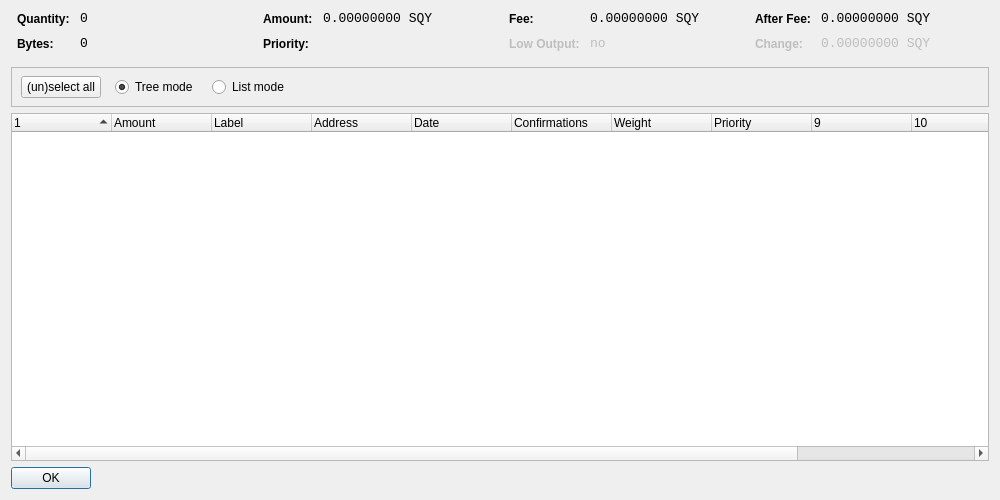
<?xml version="1.0" encoding="UTF-8"?>
<ui version="4.0">
 <class>CoinControlDialog</class>
 <widget class="QWidget" name="CoinControlDialog">
  <property name="geometry">
   <rect>
    <x>0</x>
    <y>0</y>
    <width>1000</width>
    <height>500</height>
   </rect>
  </property>
  <property name="windowTitle">
   <string>Coin Control</string>
  </property>
  <layout class="QVBoxLayout" name="verticalLayout">
   <item>
    <layout class="QHBoxLayout" name="horizontalLayoutTop" stretch="0,0,0,0">
     <property name="topMargin">
      <number>0</number>
     </property>
     <property name="bottomMargin">
      <number>10</number>
     </property>
     <item>
      <layout class="QFormLayout" name="formLayoutCoinControl1">
       <property name="horizontalSpacing">
        <number>10</number>
       </property>
       <property name="verticalSpacing">
        <number>10</number>
       </property>
       <property name="leftMargin">
        <number>6</number>
       </property>
       <property name="rightMargin">
        <number>6</number>
       </property>
       <item row="0" column="0">
        <widget class="QLabel" name="labelCoinControlQuantityText">
         <property name="styleSheet">
          <string notr="true">font-weight:bold;</string>
         </property>
         <property name="text">
          <string>Quantity:</string>
         </property>
        </widget>
       </item>
       <item row="0" column="1">
        <widget class="QLabel" name="labelCoinControlQuantity">
         <property name="font">
          <font>
           <family>Monospace</family>
           <pointsize>10</pointsize>
          </font>
         </property>
         <property name="cursor">
          <cursorShape>IBeamCursor</cursorShape>
         </property>
         <property name="contextMenuPolicy">
          <enum>Qt::ActionsContextMenu</enum>
         </property>
         <property name="text">
          <string notr="true">0</string>
         </property>
         <property name="textInteractionFlags">
          <set>Qt::LinksAccessibleByMouse|Qt::TextSelectableByKeyboard|Qt::TextSelectableByMouse</set>
         </property>
        </widget>
       </item>
       <item row="1" column="0">
        <widget class="QLabel" name="labelCoinControlBytesText">
         <property name="styleSheet">
          <string notr="true">font-weight:bold;</string>
         </property>
         <property name="text">
          <string>Bytes:</string>
         </property>
        </widget>
       </item>
       <item row="1" column="1">
        <widget class="QLabel" name="labelCoinControlBytes">
         <property name="font">
          <font>
           <family>Monospace</family>
           <pointsize>10</pointsize>
          </font>
         </property>
         <property name="cursor">
          <cursorShape>IBeamCursor</cursorShape>
         </property>
         <property name="contextMenuPolicy">
          <enum>Qt::ActionsContextMenu</enum>
         </property>
         <property name="text">
          <string notr="true">0</string>
         </property>
         <property name="textInteractionFlags">
          <set>Qt::LinksAccessibleByMouse|Qt::TextSelectableByKeyboard|Qt::TextSelectableByMouse</set>
         </property>
        </widget>
       </item>
      </layout>
     </item>
     <item>
      <layout class="QFormLayout" name="formLayoutCoinControl2">
       <property name="horizontalSpacing">
        <number>10</number>
       </property>
       <property name="verticalSpacing">
        <number>10</number>
       </property>
       <property name="leftMargin">
        <number>6</number>
       </property>
       <property name="rightMargin">
        <number>6</number>
       </property>
       <item row="0" column="0">
        <widget class="QLabel" name="labelCoinControlAmountText">
         <property name="styleSheet">
          <string notr="true">font-weight:bold;</string>
         </property>
         <property name="text">
          <string>Amount:</string>
         </property>
        </widget>
       </item>
       <item row="0" column="1">
        <widget class="QLabel" name="labelCoinControlAmount">
         <property name="font">
          <font>
           <family>Monospace</family>
           <pointsize>10</pointsize>
          </font>
         </property>
         <property name="cursor">
          <cursorShape>IBeamCursor</cursorShape>
         </property>
         <property name="contextMenuPolicy">
          <enum>Qt::ActionsContextMenu</enum>
         </property>
         <property name="text">
          <string notr="true">0.00000000 SQY</string>
         </property>
         <property name="textInteractionFlags">
          <set>Qt::LinksAccessibleByMouse|Qt::TextSelectableByKeyboard|Qt::TextSelectableByMouse</set>
         </property>
        </widget>
       </item>
       <item row="1" column="0">
        <widget class="QLabel" name="labelCoinControlPriorityText">
         <property name="styleSheet">
          <string notr="true">font-weight:bold;</string>
         </property>
         <property name="text">
          <string>Priority:</string>
         </property>
        </widget>
       </item>
       <item row="1" column="1">
        <widget class="QLabel" name="labelCoinControlPriority">
         <property name="font">
          <font>
           <family>Monospace</family>
           <pointsize>10</pointsize>
          </font>
         </property>
         <property name="cursor">
          <cursorShape>IBeamCursor</cursorShape>
         </property>
         <property name="contextMenuPolicy">
          <enum>Qt::ActionsContextMenu</enum>
         </property>
         <property name="text">
          <string/>
         </property>
         <property name="textInteractionFlags">
          <set>Qt::LinksAccessibleByMouse|Qt::TextSelectableByKeyboard|Qt::TextSelectableByMouse</set>
         </property>
        </widget>
       </item>
      </layout>
     </item>
     <item>
      <layout class="QFormLayout" name="formLayoutCoinControl3">
       <property name="horizontalSpacing">
        <number>10</number>
       </property>
       <property name="verticalSpacing">
        <number>10</number>
       </property>
       <property name="leftMargin">
        <number>6</number>
       </property>
       <property name="rightMargin">
        <number>6</number>
       </property>
       <item row="0" column="0">
        <widget class="QLabel" name="labelCoinControlFeeText">
         <property name="styleSheet">
          <string notr="true">font-weight:bold;</string>
         </property>
         <property name="text">
          <string>Fee:</string>
         </property>
        </widget>
       </item>
       <item row="0" column="1">
        <widget class="QLabel" name="labelCoinControlFee">
         <property name="font">
          <font>
           <family>Monospace</family>
           <pointsize>10</pointsize>
          </font>
         </property>
         <property name="cursor">
          <cursorShape>IBeamCursor</cursorShape>
         </property>
         <property name="contextMenuPolicy">
          <enum>Qt::ActionsContextMenu</enum>
         </property>
         <property name="text">
          <string notr="true">0.00000000 SQY</string>
         </property>
         <property name="textInteractionFlags">
          <set>Qt::LinksAccessibleByMouse|Qt::TextSelectableByKeyboard|Qt::TextSelectableByMouse</set>
         </property>
        </widget>
       </item>
       <item row="1" column="0">
        <widget class="QLabel" name="labelCoinControlLowOutputText">
         <property name="enabled">
          <bool>false</bool>
         </property>
         <property name="styleSheet">
          <string notr="true">font-weight:bold;</string>
         </property>
         <property name="text">
          <string>Low Output:</string>
         </property>
        </widget>
       </item>
       <item row="1" column="1">
        <widget class="QLabel" name="labelCoinControlLowOutput">
         <property name="enabled">
          <bool>false</bool>
         </property>
         <property name="font">
          <font>
           <family>Monospace</family>
           <pointsize>10</pointsize>
          </font>
         </property>
         <property name="cursor">
          <cursorShape>IBeamCursor</cursorShape>
         </property>
         <property name="contextMenuPolicy">
          <enum>Qt::ActionsContextMenu</enum>
         </property>
         <property name="text">
          <string>no</string>
         </property>
         <property name="textInteractionFlags">
          <set>Qt::LinksAccessibleByMouse|Qt::TextSelectableByKeyboard|Qt::TextSelectableByMouse</set>
         </property>
        </widget>
       </item>
      </layout>
     </item>
     <item>
      <layout class="QFormLayout" name="formLayoutCoinControl4">
       <property name="horizontalSpacing">
        <number>10</number>
       </property>
       <property name="verticalSpacing">
        <number>10</number>
       </property>
       <property name="leftMargin">
        <number>6</number>
       </property>
       <property name="rightMargin">
        <number>6</number>
       </property>
       <item row="0" column="0">
        <widget class="QLabel" name="labelCoinControlAfterFeeText">
         <property name="styleSheet">
          <string notr="true">font-weight:bold;</string>
         </property>
         <property name="text">
          <string>After Fee:</string>
         </property>
        </widget>
       </item>
       <item row="0" column="1">
        <widget class="QLabel" name="labelCoinControlAfterFee">
         <property name="font">
          <font>
           <family>Monospace</family>
           <pointsize>10</pointsize>
          </font>
         </property>
         <property name="cursor">
          <cursorShape>IBeamCursor</cursorShape>
         </property>
         <property name="contextMenuPolicy">
          <enum>Qt::ActionsContextMenu</enum>
         </property>
         <property name="text">
          <string notr="true">0.00000000 SQY</string>
         </property>
         <property name="textInteractionFlags">
          <set>Qt::LinksAccessibleByMouse|Qt::TextSelectableByKeyboard|Qt::TextSelectableByMouse</set>
         </property>
        </widget>
       </item>
       <item row="1" column="0">
        <widget class="QLabel" name="labelCoinControlChangeText">
         <property name="enabled">
          <bool>false</bool>
         </property>
         <property name="styleSheet">
          <string notr="true">font-weight:bold;</string>
         </property>
         <property name="text">
          <string>Change:</string>
         </property>
        </widget>
       </item>
       <item row="1" column="1">
        <widget class="QLabel" name="labelCoinControlChange">
         <property name="enabled">
          <bool>false</bool>
         </property>
         <property name="font">
          <font>
           <family>Monospace</family>
           <pointsize>10</pointsize>
          </font>
         </property>
         <property name="cursor">
          <cursorShape>IBeamCursor</cursorShape>
         </property>
         <property name="contextMenuPolicy">
          <enum>Qt::ActionsContextMenu</enum>
         </property>
         <property name="text">
          <string notr="true">0.00000000 SQY</string>
         </property>
         <property name="textInteractionFlags">
          <set>Qt::LinksAccessibleByMouse|Qt::TextSelectableByKeyboard|Qt::TextSelectableByMouse</set>
         </property>
        </widget>
       </item>
      </layout>
     </item>
    </layout>
   </item>
   <item>
    <widget class="QFrame" name="frame">
     <property name="minimumSize">
      <size>
       <width>0</width>
       <height>40</height>
      </size>
     </property>
     <property name="frameShape">
      <enum>QFrame::StyledPanel</enum>
     </property>
     <property name="frameShadow">
      <enum>QFrame::Sunken</enum>
     </property>
     <widget class="QWidget" name="horizontalLayoutWidget">
      <property name="geometry">
       <rect>
        <x>10</x>
        <y>0</y>
        <width>781</width>
        <height>41</height>
       </rect>
      </property>
      <layout class="QHBoxLayout" name="horizontalLayoutPanel" stretch="0,0,0,0">
       <property name="spacing">
        <number>14</number>
       </property>
       <item>
        <widget class="QPushButton" name="pushButtonSelectAll">
         <property name="sizePolicy">
          <sizepolicy hsizetype="Maximum" vsizetype="Fixed">
           <horstretch>0</horstretch>
           <verstretch>0</verstretch>
          </sizepolicy>
         </property>
         <property name="text">
          <string>(un)select all</string>
         </property>
        </widget>
       </item>
       <item>
        <widget class="QRadioButton" name="radioTreeMode">
         <property name="sizePolicy">
          <sizepolicy hsizetype="Maximum" vsizetype="Fixed">
           <horstretch>0</horstretch>
           <verstretch>0</verstretch>
          </sizepolicy>
         </property>
         <property name="text">
          <string>Tree mode</string>
         </property>
         <property name="checked">
          <bool>true</bool>
         </property>
        </widget>
       </item>
       <item>
        <widget class="QRadioButton" name="radioListMode">
         <property name="sizePolicy">
          <sizepolicy hsizetype="Maximum" vsizetype="Fixed">
           <horstretch>0</horstretch>
           <verstretch>0</verstretch>
          </sizepolicy>
         </property>
         <property name="text">
          <string>List mode</string>
         </property>
        </widget>
       </item>
       <item>
        <spacer name="horizontalSpacer">
         <property name="orientation">
          <enum>Qt::Horizontal</enum>
         </property>
         <property name="sizeHint" stdset="0">
          <size>
           <width>40</width>
           <height>20</height>
          </size>
         </property>
        </spacer>
       </item>
      </layout>
     </widget>
    </widget>
   </item>
   <item>
    <widget class="CoinControlTreeWidget" name="treeWidget">
     <property name="contextMenuPolicy">
      <enum>Qt::CustomContextMenu</enum>
     </property>
     <property name="sortingEnabled">
      <bool>false</bool>
     </property>
     <property name="columnCount">
      <number>12</number>
     </property>
     <attribute name="headerShowSortIndicator" stdset="0">
      <bool>true</bool>
     </attribute>
     <attribute name="headerStretchLastSection">
      <bool>false</bool>
     </attribute>
     <column>
      <property name="text">
       <string/>
      </property>
     </column>
     <column>
      <property name="text">
       <string>Amount</string>
      </property>
     </column>
     <column>
      <property name="text">
       <string>Label</string>
      </property>
     </column>
     <column>
      <property name="text">
       <string>Address</string>
      </property>
     </column>
     <column>
      <property name="text">
       <string>Date</string>
      </property>
     </column>
     <column>
      <property name="text">
       <string>Confirmations</string>
      </property>
      <property name="toolTip">
       <string>Confirmed</string>
      </property>
     </column>
     <column>
      <property name="text">
       <string>Weight</string>
      </property>
     </column>
     <column>
      <property name="text">
       <string>Priority</string>
      </property>
     </column>
     <column>
      <property name="text">
       <string/>
      </property>
     </column>
     <column>
      <property name="text">
       <string/>
      </property>
     </column>
     <column>
      <property name="text">
       <string/>
      </property>
     </column>
     <column>
      <property name="text">
       <string/>
      </property>
     </column>
    </widget>
   </item>
   <item>
    <widget class="QDialogButtonBox" name="buttonBox">
     <property name="sizePolicy">
      <sizepolicy hsizetype="Maximum" vsizetype="Fixed">
       <horstretch>0</horstretch>
       <verstretch>0</verstretch>
      </sizepolicy>
     </property>
     <property name="orientation">
      <enum>Qt::Horizontal</enum>
     </property>
     <property name="standardButtons">
      <set>QDialogButtonBox::Ok</set>
     </property>
    </widget>
   </item>
  </layout>
 </widget>
 <customwidgets>
  <customwidget>
   <class>CoinControlTreeWidget</class>
   <extends>QTreeWidget</extends>
   <header>coincontroltreewidget.h</header>
  </customwidget>
 </customwidgets>
 <resources/>
 <connections/>
</ui>
